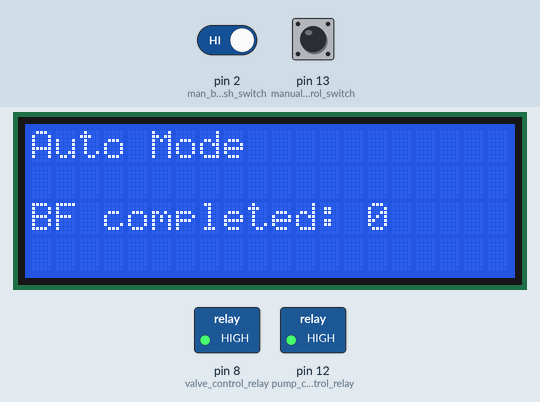
Recording of a sketch running on a simulated Arduino Uno, built with avr-gcc and run on an emulated ATmega328P. Shown: 20×4 character LCD, switched loads named in the sketch (green lamp = pin HIGH). The test bench sets the inputs (shaded band); at power-on: pin 13 (manual_auto_control_switch) HIGH, pin 2 (man_backflush_switch) HIGH.

Above: at 1.2 s.
1.3 s: pin 13 (manual_auto_control_switch) pulled LOW for 0.15 s
At 1.41 s:
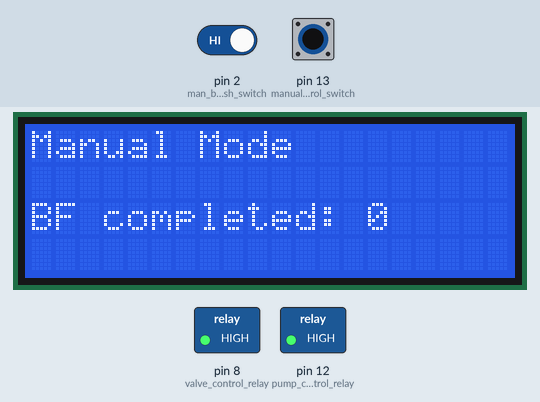
2.9 s: pin 13 (manual_auto_control_switch) pulled LOW for 3.2 s
7.6 s: pin 2 (man_backflush_switch) driven LOW and pin 13 (manual_auto_control_switch) driven LOW
At 8.4 s:
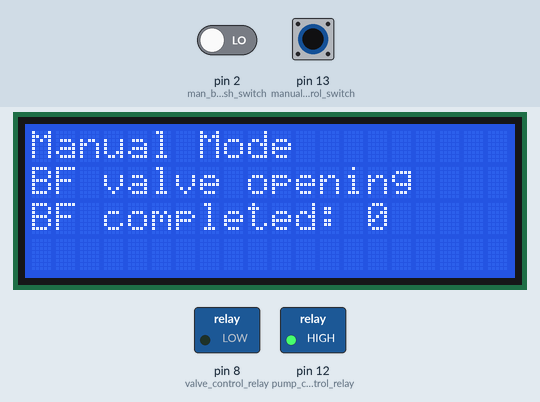
At 22.0 s:
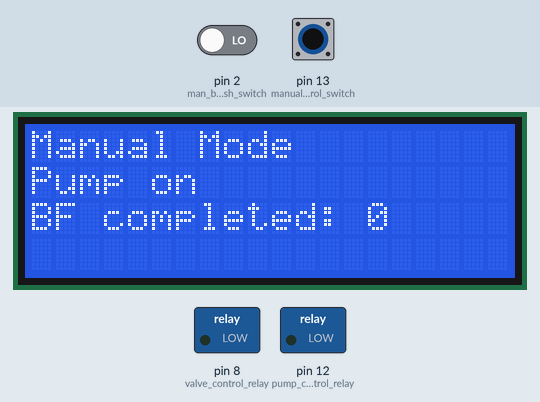
Timing chart, 0 to 38.1 s (numbered marks = the images above; inputs shaded):
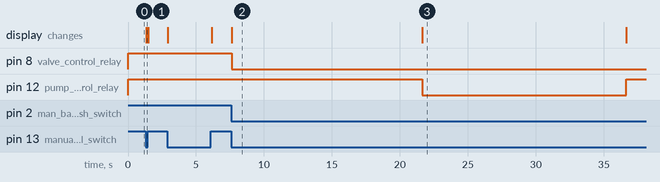

Measured:
- after the input at 1.3 s, the display: changes at once (image 1)
- after the input at 7.6 s, pin 8 (valve_control_relay): HIGH → LOW at once; pin 12 (pump_control_relay): HIGH → LOW after 14.1 s, → HIGH 15.0 s later; the display: changes at once (image 2)
- what the display in image 2 shows lasts 14.1 s, from 7.6 s to 21.7 s

The sketch:

Back_Flush.ino
```cpp
/*
  Adafruit BackPack I2C connection
  The circuit:
 * 5V to Arduino 5V pin
 * GND to Arduino GND pin
 * CLK to Analog #5
 * DAT to Analog #4
*/

#include "Adafruit_LiquidCrystal.h"

// Connect via i2c, default address #0 (A0-A2 not jumpered)
Adafruit_LiquidCrystal lcd(0);

int valve_control_relay = 8;
int pump_control_relay = 12;

//int tilt_switch_position = 0;
int man_backflush_switch_position = 0;
int manual_auto_switch_position = 0;

int man_backflush_switch = 2;
int manual_auto_control_switch = 13;
//int tilt_switch = 4;

unsigned long previous_time = 0;
unsigned long prev_time = 0;
unsigned long weekly_timer;
unsigned long count_timer;

unsigned long time_interval = 1000;
unsigned long weekly_interval = 604800000;  // one week in Milliseconds
int back_flushes_completed = 0;

void setup() {
  //pinMode(tilt_switch, INPUT);
  pinMode(man_backflush_switch, INPUT);
  pinMode(manual_auto_control_switch, INPUT);
  pinMode(valve_control_relay, OUTPUT);
  pinMode(pump_control_relay, OUTPUT);

  Serial.begin(9600);

  digitalWrite(valve_control_relay, HIGH);
  digitalWrite(pump_control_relay, HIGH);

  // set up the LCD's number of rows and columns:
  if (!lcd.begin(20, 4)) {
    Serial.println("Could not init backpack. Check wiring.");
    while (1)
      ;
  }

  lcd.clear();
}

void loop() {
  weekly_timer = millis();

  //tilt_switch_position = digitalRead(tilt_switch);
  manual_auto_switch_position = digitalRead(manual_auto_control_switch);

  if (manual_auto_switch_position == LOW) {
    man_backflush_switch_position = digitalRead(man_backflush_switch);
    lcd.setCursor(0, 0);
    lcd.print("Manual Mode");

    if (man_backflush_switch_position == LOW) {
      valve_open();
      pump_on();
      pump_off();
      valve_close();
      back_flushes_completed += 1;
    }
  }
  else if (manual_auto_switch_position == HIGH) {
    lcd.setCursor(0, 0);
    lcd.print("Auto Mode  ");
    if (weekly_timer - prev_time >= weekly_interval) {
      prev_time = weekly_timer;
      valve_open();
      pump_on();
      pump_off();
      valve_close();
      back_flushes_completed += 1;
    }
  }
  lcd.setCursor(0, 2);
  lcd.print("BF completed: ");
  lcd.print(back_flushes_completed);
}

void valve_open() {
  lcd.setCursor(0, 1);
  lcd.print("BF valve opening  ");
  digitalWrite(valve_control_relay, LOW);
  count_down_timer(15);
}

void valve_close() {
  lcd.setCursor(0, 1);
  lcd.print("BF valve closing  ");
  digitalWrite(valve_control_relay, HIGH);
  count_down_timer(15);
  lcd.clear();
}

void pump_on() {
  lcd.setCursor(0, 1);
  lcd.print("Pump on         ");
  digitalWrite(pump_control_relay, LOW);
  count_down_timer(15);
}

void pump_off() {
  lcd.setCursor(0, 1);
  lcd.print("Pump off        ");
  digitalWrite(pump_control_relay, HIGH);
  count_down_timer(5);
}

void count_down_timer(int timer) {
  int time_count = 0;
  while (time_count < timer) {
    count_timer = millis();
    if (count_timer - previous_time >= time_interval) {
      previous_time = count_timer;
      time_count += 1;
    }
  }
}
```
